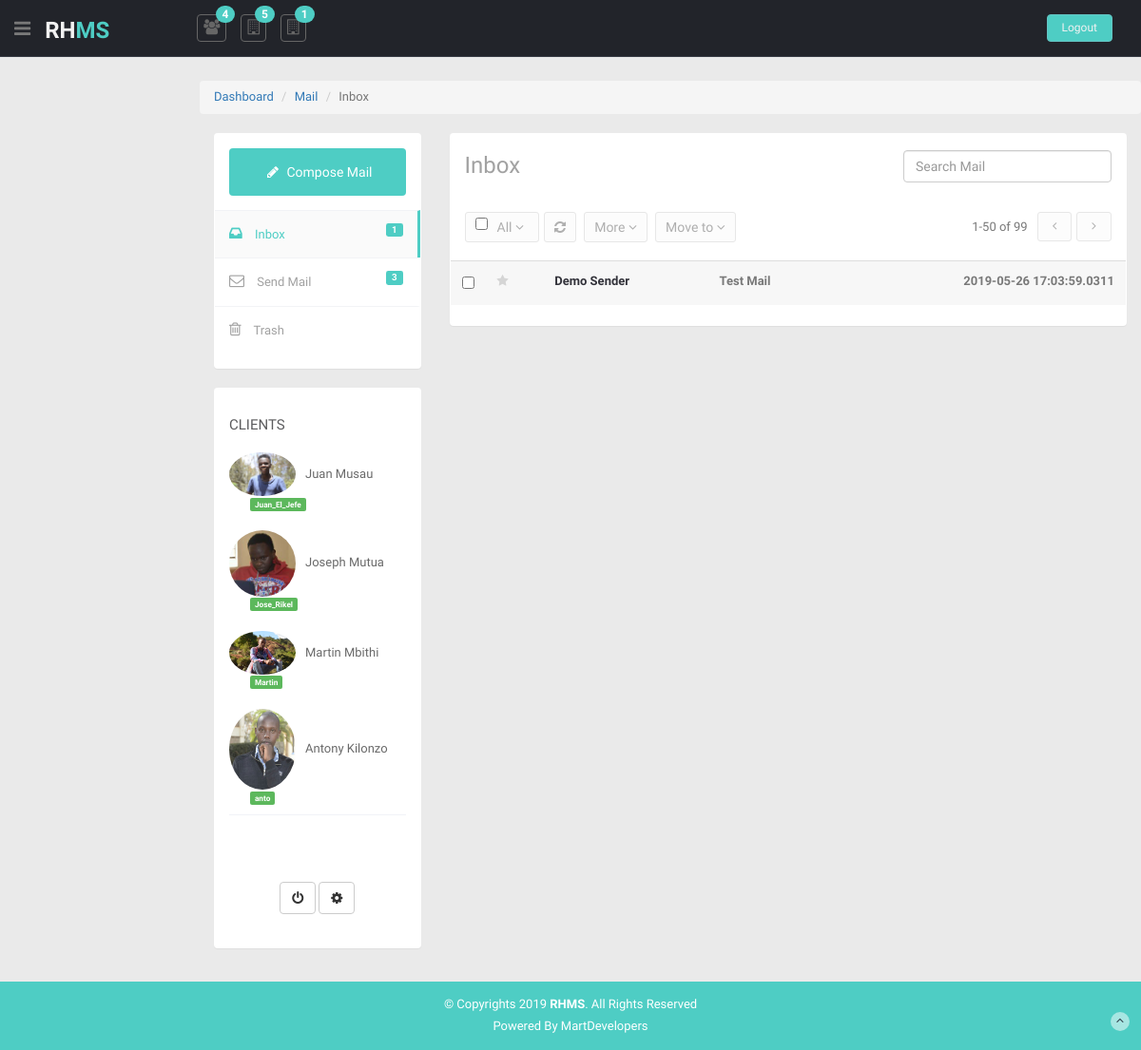
The page /admin/admin-mail.php (signed in) on the database its author committed.
### tables this page shows
CREATE TABLE `client` (
  `id` int(200) NOT NULL,
  `fname` varchar(200) NOT NULL,
  `mname` varchar(200) NOT NULL,
  `lname` varchar(2000) NOT NULL,
  `national_id` varchar(200) NOT NULL,
  `age` varchar(200) NOT NULL,
  `phoneno` varchar(2000) NOT NULL,
  `email` varchar(200) NOT NULL,
  `address` text NOT NULL,
  `bio` text NOT NULL,
  `username` varchar(2000) NOT NULL,
  `password` varchar(2000) NOT NULL,
  `pic` varchar(2000) NOT NULL,
  `housetype` varchar(200) NOT NULL,
  `debitrent` varchar(200) NOT NULL,
  `creditrent` varchar(200) NOT NULL,
  `pendingrent` varchar(200) NOT NULL,
  `hselocation` varchar(200) NOT NULL,
  `land_lord_phone` varchar(200) NOT NULL,
  `mpesacode` varchar(200) NOT NULL,
  `datepaid` datetime(4) NOT NULL DEFAULT '0000-00-00 00:00:00.0000' ON UPDATE CURRENT_TIMESTAMP(4),
  `date_rent` varchar(20) NOT NULL,
  `month_rent` varchar(20) NOT NULL,
  `year_rent` varchar(20) NOT NULL
);

CREATE TABLE `mail` (
  `id` int(200) NOT NULL,
  `sender` varchar(2000) NOT NULL,
  `sendermail` varchar(200) NOT NULL,
  `receiver` varchar(2000) NOT NULL,
  `receivermail` varchar(200) NOT NULL,
  `title` mediumtext NOT NULL,
  `content` text NOT NULL,
  `status` varchar(2000) NOT NULL,
  `tsend` timestamp(4) NOT NULL DEFAULT CURRENT_TIMESTAMP(4) ON UPDATE CURRENT_TIMESTAMP(4)
);

### admin/admin-mail.php (the view, shortened to what this page needs)
<?php
include('includes/config.php');
?>
<?php include ('includes/head.php')?>
<body>
  <section id="container">
    <?php include('includes/header.php')?>
    <section id="main-content">
      <section class="wrapper">
        <div class="row mt">
        <nav aria-label="breadcrumb">
							<ol class="breadcrumb">
								<li class="breadcrumb-item"><a href="admin-dashboard.php">Dashboard</a></li>
								<li class="breadcrumb-item"><a href="#">Mail</a></li>
                                <li class="breadcrumb-item active" aria-current="page">Inbox</li>
							</ol>
						</nav>
          <div class="col-sm-3">
            <section class="panel">
              <div class="panel-body">
                <a href="admin-mail-compose.php" class="btn btn-compose">
                  <i class="fa fa-pencil"></i>  Compose Mail
                  </a>
                  <?php
$result ="SELECT count(*) FROM mail where status='inbox' ";
$stmt = $mysqli->prepare($result);
$stmt->execute();
$stmt->bind_result($inbox);
?>
<?php
$result ="SELECT count(*) FROM mail where status='send' ";
$stmt = $mysqli->prepare($result);
$stmt->execute();
$stmt->bind_result($send);
?>
                <ul class="nav nav-pills nav-stacked mail-nav">
                  <li class="active"><a href="admin-mail.php"> <i class="fa fa-inbox"></i> Inbox  <span class="label label-theme pull-right inbox-notification"><?php echo $inbox;?></span></a></li>
                  <li><a href="admin-sent-mail.php"> <i class="fa fa-envelope-o"></i> Send Mail <span class="label label-theme pull-right inbox-notification"><?php echo $send;?></span></a></li>
                  <li><a href="#"> <i class="fa fa-trash-o"></i> Trash</a></li>
                </ul>
              </div>
            </section>
            <section class="panel">
              <div class="panel-body">
                <ul class="nav nav-pills nav-stacked labels-info ">
                  <li>
                    <h4>Clients</h4>
                  </li>
                  <?php
                   $ret="SELECT * FROM client ";
                    $stmt= $mysqli->prepare($ret) ;
                    $stmt->execute() ;
                    $res=$stmt->get_result();
                    $cnt=1;
                    while($row=$res->fetch_object())
                    	  {
                    	  	?>
                  <li>
                    <a>
                        <img src="../client/img/profile_pic/<?php echo $row->pic;?>" class="img-circle" width="70"><?php echo $row->fname;?> <?php echo $row->lname;?>
                        <p><span class="label label-success"><?php echo $row->username;?></span></p>
                      </a>
                  </li>
                  <?php $cnt=$cnt+1; } ?>
                </ul>
                <div class="inbox-body text-center inbox-action">
                  <div class="btn-group">
                    <a class="btn mini btn-default" href="javascript:;">
                      <i class="fa fa-power-off"></i>
                      </a>
                  </div>
                  <div class="btn-group">
                    <a class="btn mini btn-default" href="javascript:;">
                      <i class="fa fa-cog"></i>
                      </a>
                  </div>
                </div>
              </div>
            </section>
          </div>
          <div class="col-sm-9">
            <section class="panel">
              <header class="panel-heading wht-bg">
                <h4 class="gen-case">
                    Inbox
                    <form action="#" class="pull-right mail-src-position">
                      <div class="input-append">
                        <input type="text" class="form-control " placeholder="Search Mail">
                      </div>
                    </form>
                  </h4>
              </header>
              <div class="panel-body minimal">
                <div class="mail-option">
                  <div class="chk-all">
                    <div class="pull-left mail-checkbox">
                      <input type="checkbox" class="">
                    </div>
                    <div class="btn-group">
                      <a data-toggle="dropdown" href="#" class="btn mini all">
                        All
                        <i class="fa fa-angle-down "></i>
                        </a>
                    </div>
                  </div>
                  <div class="btn-group">
                    <a data-original-title="Refresh" data-placement="top" data-toggle="dropdown" href="#" class="btn mini tooltips">
                      <i class=" fa fa-refresh"></i>
                      </a>
                  </div>
                  <div class="btn-group hidden-phone">
                    <a data-toggle="dropdown" href="#" class="btn mini blue">
                      More
                      <i class="fa fa-angle-down "></i>
                      </a>
                  </div>
                  <div class="btn-group">
                    <a data-toggle="dropdown" href="#" class="btn mini blue">
                      Move to
                      <i class="fa fa-angle-down "></i>
                      </a>
                  </div>
                  <ul class="unstyled inbox-pagination">
                    <li><span>1-50 of 99</span></li>
                    <li>
                      <a class="np-btn" href="#"><i class="fa fa-angle-left  pagination-left"></i></a>
                    </li>
                    <li>
                      <a class="np-btn" href="#"><i class="fa fa-angle-right pagination-right"></i></a>
                    </li>
                  </ul>
                </div>
                <div class="table-inbox-wrap ">
                  <table class="table table-inbox table-hover">
                  <?php
                   $ret="SELECT * FROM mail where status= 'inbox' ";
                    $stmt= $mysqli->prepare($ret) ;
                    $stmt->execute() ;
                    $res=$stmt->get_result();
                    $cnt=1;
                    while($row=$res->fetch_object())
                    	  {
                    	  	?>
                    <tbody>
                      <tr class="unread">
                        <td class="inbox-small-cells">
                          <input type="checkbox" class="mail-checkbox">
                        </td>
                        <td class="inbox-small-cells"><i class="fa fa-star"></i></td>
                        <td class="view-message  dont-show"><a href="admin-mail-view.php?id=<?php echo $row->id;?>"><?php echo $row->sender;?></a></td>
                        <td class="view-message "><?php echo $row->title;?></td>
                        <td class="view-message  text-right"><?php echo $row->tsend;?></td>
                      </tr>
                    </tbody>
                    <?php $cnt=$cnt+1; } ?>
                  </table>
                </div>
              </div>
            </section>
          </div>
        </div>
      </section>
    </section>
    <?php include ('includes/footer.php')?>
  </section>
</body>
</html>

### admin/css/style.css (style rules this page uses)
body { color: #797979; background: #eaeaea; font-family: 'Ruda', sans-serif; padding: 0px !important; margin: 0px !important; font-size:13px; }
ul li { list-style: none; }
a, a:hover, a:focus { text-decoration: none; outline: none; }
#container { width: 100%; height: 100%; }
.mt { margin-top: 25px; }
.label-theme { background-color: #4ECDC4; }
#main-content { margin-left: 210px; }
.wrapper { display: inline-block; margin-top: 60px; padding-left: 15px; padding-right: 15px; padding-bottom: 15px; padding-top: 0px; width: 100%; }
.mail-nav { margin:15px -15px 0 -15px; }
.mail-nav li a { border-radius:0; -webkit-border-radius:0; border-top:1px solid #f2f3f6; padding:15px; border-right:3px solid rgba(0,0,0,0); color: #a2a2a2; }
.mail-nav>li.active>a,.mail-nav>li.active>a:hover,.mail-nav>li.active>a:focus { background:#fafafa; color:#4ECDC4; border-right:3px solid #4ECDC4; }
.mail-nav>li+li { margin-left:0; margin-top:0px; }
.mail-nav i { font-size:16px; margin-right:10px; }
.inbox-notification { margin-top:-2px; }
.inbox-body { padding:20px; }
.btn-compose { background:#4ECDC4; padding:12px 0; text-align:center; width:100%; color:#fff; }
.btn-compose i { padding: 5px; }
.inbox-action { margin-top:50px; }
.mail-src-position { margin-top:-3px; }
ul.labels-info { border-bottom:1px solid #f1f2f7; margin-bottom:10px; }
ul.labels-info li h4 { padding-top:5px; color:#5c5c5e; font-size:15px; text-transform:uppercase; }
ul.labels-info li { margin:0; }
ul.labels-info li a { color:#6a6a6a; border-radius:0; padding-left:0; padding-right:0; }
ul.labels-info li img { margin-right:10px; }
.nav.nav-pills.nav-stacked.labels-info p { margin-bottom:0; padding:0 22px; color:#9d9f9e; font-size:11px; }
.wht-bg { background:#fff; }
.wht-bg h4 { font-size:24px; color:#a2a2a2; font-weight:300; }
.table-inbox-wrap { margin:0 -15px; }
.mail-checkbox { margin-right:10px; }
.table-inbox { margin:0; }
.table-inbox tr td { padding:12px !important; }
.table-inbox tr td:first-child { width:5%; }
.table-inbox tr td .fa-star { color:#d5d5d5; }
.table-inbox tr.unread td { font-weight:600; background:#f7f7f7; }
.table-inbox tr.unread a { color: #32323a; }
.table-inbox tr a { color: #767676; }
ul.inbox-pagination { float:right; }
ul.inbox-pagination li { float:left; }
.mail-option { display:inline-block; margin-bottom:10px; width:100%; }
.mail-option .chk-all { float:left; }
.mail-option .chk-all,.mail-option .btn-group { margin-right:5px; }
.mail-option .chk-all,.mail-option .btn-group a.btn { border:1px solid #e7e7e7; padding:5px 10px; display:inline-block; background:#fcfcfc; color:#afafaf; border-radius:3px !important; -webkit-border-radius:3px !important; }
.inbox-pagination a.np-btn { border:1px solid #e7e7e7; padding:5px 15px; display:inline-block; background:#fcfcfc; color:#afafaf; border-radius:3px !important; -webkit-border-radius:3px !important; }
.mail-option .chk-all input[type=checkbox] { margin-top:0; }
.mail-option .btn-group a.all { padding:0; border:none; }
.inbox-pagination a.np-btn { margin-left:5px; }
.inbox-pagination li span { display:inline-block; margin-top:7px; margin-right:5px; }

### rows shown on the page
client: pic (picture), fname "Juan", lname "Musau", username "Juan_El_Jefe"
client: pic (picture), fname "Joseph", lname "Mutua", username "Jose_Rikel"
client: pic (picture), fname "Martin", lname "Mbithi", username "Martin"
client: pic (picture), fname "Antony", lname "Kilonzo", username "anto"
mail: sender "Demo Sender", title "Test Mail", tsend "2019-05-26 17:03:59.0311"

### other values the page prints
$count "4"
$count "5"
$vacant "1"
$inbox "1"
$send "3"
date ("Y") "2019"
